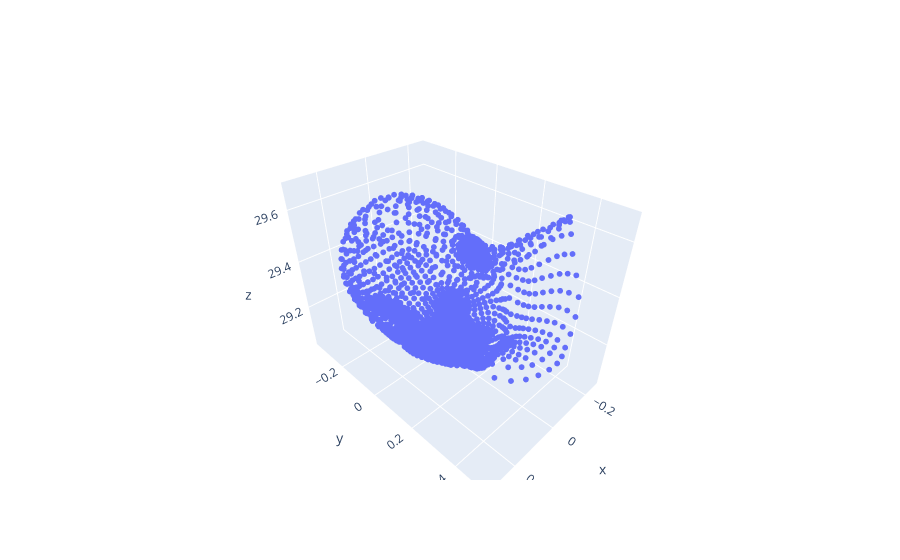

Write notebook code for a chart like this one.
### Code cell
fig = go.Figure()
fig.add_trace(go.Scatter3d(
    x=deca_deformed_mesh[:, 0],
    y=deca_deformed_mesh[:, 1],
    z=deca_deformed_mesh[:, 2],
    mode='markers',
    marker=dict(size=2),
))
fig.update_layout(scene_dragmode='orbit')
fig.show()

### Figure 1 — Plotly figure (JSON) as saved in the notebook; plotly's stock layout.template omitted (floating-point values rounded to 4 significant figures; data arrays with more than 128 entries replaced by an {"elided": "..."} marker saying what was removed)
{"data": [{"marker": {"size": 2}, "mode": "markers", "type": "scatter3d", "x": {"elided": "5023 float values"}, "y": {"elided": "5023 float values"}, "z": {"elided": "5023 float values"}}], "layout": {"scene": {"dragmode": "orbit"}}}
